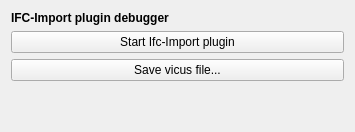
<?xml version="1.0" encoding="UTF-8"?>
<ui version="4.0">
 <class>IfcDebug_MainWidget</class>
 <widget class="QWidget" name="IfcDebug_MainWidget">
  <property name="geometry">
   <rect>
    <x>0</x>
    <y>0</y>
    <width>355</width>
    <height>132</height>
   </rect>
  </property>
  <property name="windowTitle">
   <string>Ifc Import plugin Tester</string>
  </property>
  <layout class="QGridLayout" name="gridLayout">
   <item row="1" column="0">
    <widget class="QPushButton" name="pushButtonIfcImport">
     <property name="text">
      <string>Start Ifc-Import plugin</string>
     </property>
    </widget>
   </item>
   <item row="3" column="0">
    <spacer name="verticalSpacer">
     <property name="orientation">
      <enum>Qt::Vertical</enum>
     </property>
     <property name="sizeHint" stdset="0">
      <size>
       <width>20</width>
       <height>40</height>
      </size>
     </property>
    </spacer>
   </item>
   <item row="2" column="0">
    <widget class="QPushButton" name="pushButtonSaveFile">
     <property name="text">
      <string>Save vicus file...</string>
     </property>
    </widget>
   </item>
   <item row="0" column="0">
    <widget class="QLabel" name="label">
     <property name="font">
      <font>
       <italic>false</italic>
       <bold>true</bold>
      </font>
     </property>
     <property name="text">
      <string>IFC-Import plugin debugger</string>
     </property>
    </widget>
   </item>
  </layout>
 </widget>
 <resources/>
 <connections/>
</ui>
